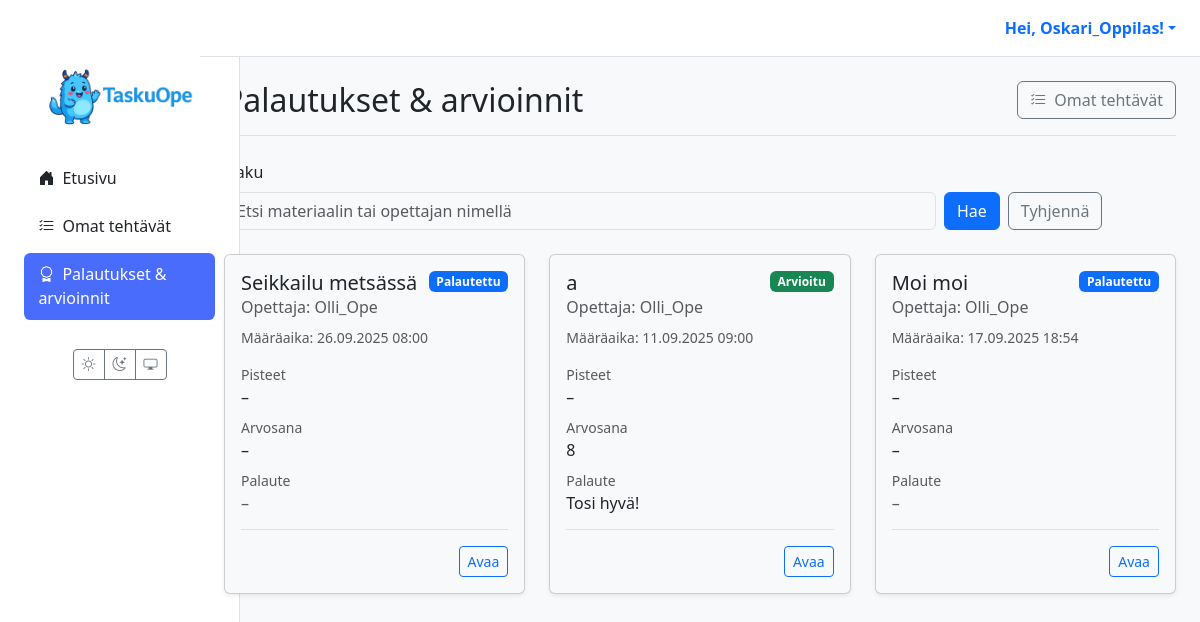
The app's page /oppilas/palautukset/ (signed in), older data.
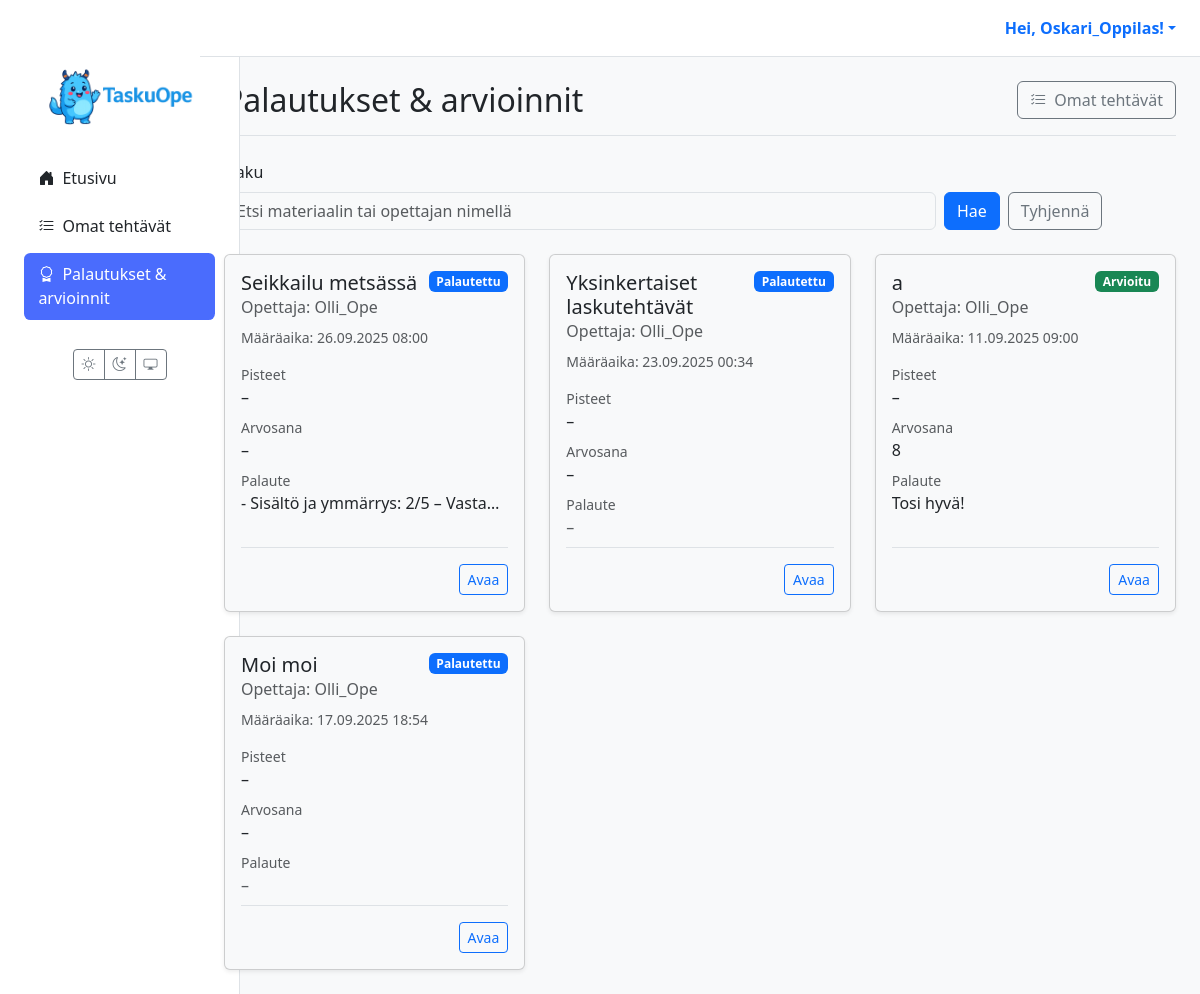
The same page, newer data.
### materials/models.py (models this page shows, shortened)
class Assignment(models.Model):
    class Status(models.TextChoices):
        ASSIGNED = "ASSIGNED", _("Annettu")
        IN_PROGRESS = "IN_PROGRESS", _("Kesken")
        SUBMITTED = "SUBMITTED", _("Palautettu")
        GRADED = "GRADED", _("Arvioitu")
    id = models.UUIDField(primary_key=True, default=uuid.uuid4, editable=False)
    material = models.ForeignKey(Material, on_delete=models.CASCADE, verbose_name=_("Materiaali"))
    student = models.ForeignKey(
        settings.AUTH_USER_MODEL,
        related_name='assignments',
        on_delete=models.CASCADE,
        limit_choices_to={'role': 'STUDENT'},
        verbose_name=_("Oppilas"),
    )
    assigned_by = models.ForeignKey(
        settings.AUTH_USER_MODEL,
        related_name='assigned_tasks',
        on_delete=models.CASCADE,
        limit_choices_to={'role': 'TEACHER'},
        verbose_name=_("Antanut opettaja"),
    )
    due_at = models.DateTimeField(null=True, blank=True, verbose_name=_("Määräaika"))
    status = models.CharField(max_length=20, choices=Status.choices, default=Status.ASSIGNED, verbose_name=_("Tila"))
    draft_response = models.TextField(blank=True, null=True, verbose_name=_("Luonnosvastaus"))
    created_at = models.DateTimeField(auto_now_add=True, verbose_name=_("Luotu"))
    class Meta:
        constraints = [
            models.UniqueConstraint(fields=['material', 'student'], name='unique_assignment_per_student'),
        ]
        indexes = [
            models.Index(fields=['status']),
            models.Index(fields=['due_at']),
            models.Index(fields=['student']),
            models.Index(fields=['assigned_by']),
        ]
        verbose_name = _("Tehtävänanto")
        verbose_name_plural = _("Tehtävänannot")

class Material(models.Model):
    class MaterialType(models.TextChoices):
        TASK = 'tehtävä', _('Tehtävä')
        LEARNING_MATERIAL = 'oppimateriaali', _('Oppimateriaali')
        TEST = 'testi', _('Testi')
        EXAM = 'koe', _('Koe')
        VIDEO = 'video', _('Video')
        GAME = 'peli', _('Peli')
    class Status(models.TextChoices):
        DRAFT = 'DRAFT', _('Luonnos')
        PENDING_APPROVAL = 'PENDING', _('Odottaa hyväksyntää')
        APPROVED = 'APPROVED', _('Hyväksytty')
        REJECTED = 'REJECTED', _('Hylätty')
    GRADE_CHOICES = [(str(i), f"{i}. luokka") for i in range(1, 10)]
    id = models.UUIDField(primary_key=True, default=uuid.uuid4, editable=False)
    title = models.CharField(max_length=255, verbose_name=_("Otsikko"))
    content = models.TextField(
        verbose_name=_("Sisältö"),
        help_text=_("Raakasisältö, esim. AI:n tuottama teksti.")
    )
    structured_content = models.JSONField(
        null=True,
        blank=True,
        verbose_name=_("Jäsennelty sisältö"),
        help_text=_("Esim. monivalinnat tai tehtävän rakenne JSON-muodossa.")
    )
    material_type = models.CharField(
        max_length=50,
        choices=MaterialType.choices,
        default=MaterialType.TASK,
        verbose_name=_("Materiaalin tyyppi"),
    )
    subject = models.CharField(max_length=100, null=True, blank=True, verbose_name=_("Aine"))
    grade_level = models.CharField(
        max_length=20,
        choices=GRADE_CHOICES,
        null=True,
        blank=True,
        verbose_name=_("Luokka-aste"),
    )
    audience = models.JSONField(
        null=True,
        blank=True,
        verbose_name=_("Kohderyhmä"),
        help_text=_("Esim. {'learning_styles': ['visuaalinen'], 'languages': ['fi']}")
    )
    author = models.ForeignKey(
        settings.AUTH_USER_MODEL,
        related_name='authored_materials',
        on_delete=models.CASCADE,
        limit_choices_to={'role': 'TEACHER'},
        verbose_name=_("Tekijä (opettaja)"),
    )
    prompt = models.ForeignKey(
        Prompt,
        on_delete=models.SET_NULL,
        null=True,
        blank=True,
        verbose_name=_("Kehoite"),
    )
    status = models.CharField(
        max_length=50,
        choices=Status.choices,
        default=Status.DRAFT,
        verbose_name=_("Tila"),
    )
    version = models.IntegerField(default=1, verbose_name=_("Versio"))
    parent = models.ForeignKey(
        'self',
        on_delete=models.SET_NULL,
        null=True,
        blank=True,
        related_name='versions',
        verbose_name=_("Edellinen versio"),
    )
    created_at = models.DateTimeField(auto_now_add=True, verbose_name=_("Luotu"))
    updated_at = models.DateTimeField(auto_now=True, verbose_name=_("Päivitetty"))
    class Meta:
        verbose_name = _("Materiaali")
        verbose_name_plural = _("Materiaalit")

class Submission(models.Model):
    class Status(models.TextChoices):
        IN_PROGRESS = 'IN_PROGRESS', _('Kesken')
        SUBMITTED = 'SUBMITTED', _('Palautettu')
    id = models.UUIDField(primary_key=True, default=uuid.uuid4, editable=False)
    assignment = models.ForeignKey('materials.Assignment', on_delete=models.CASCADE, related_name='submissions', verbose_name=_("Tehtävänanto"))
    student = models.ForeignKey(
        settings.AUTH_USER_MODEL,
        on_delete=models.CASCADE,
        limit_choices_to={'role': 'STUDENT'},
        verbose_name=_("Oppilas"),
    )
    status = models.CharField(max_length=20, choices=Status.choices, default=Status.SUBMITTED, verbose_name=_("Tila"))
    grade = models.IntegerField(
        null=True,
        blank=True,
        validators=[MinValueValidator(4), MaxValueValidator(10)],
        help_text=_("Numeroarvosana 4–10"),
        verbose_name=_("Arvosana"),
    )
    score = models.DecimalField(
        max_digits=6,
        decimal_places=2,
        null=True,
        blank=True,
        help_text=_("Saadut pisteet"),
        verbose_name=_("Pisteet"),
    )
    max_score = models.DecimalField(
        max_digits=6,
        decimal_places=2,
        null=True,
        blank=True,
        help_text=_("Maksimipisteet"),
        verbose_name=_("Maksimipisteet"),
    )
    feedback = models.TextField(blank=True, help_text=_("Opettajan palaute"), verbose_name=_("Palaute"))
    response = models.TextField(blank=True, verbose_name=_("Vastaus"))
    created_at = models.DateTimeField(auto_now_add=True, verbose_name=_("Luotu"))
    started_at = models.DateTimeField(auto_now_add=True, verbose_name=_("Aloitettu"))
    submitted_at = models.DateTimeField(null=True, blank=True, verbose_name=_("Palautettu"))
    graded_at = models.DateTimeField(null=True, blank=True, verbose_name=_("Arvioitu"))
    class Meta:
        verbose_name = _("Palautus")
        verbose_name_plural = _("Palautukset")

### users/models.py (models this page shows)
class CustomUser(AbstractUser):
    class Role(models.TextChoices):
        TEACHER = 'TEACHER', 'Teacher'
        STUDENT = 'STUDENT', 'Student'
    role = models.CharField(max_length=50, choices=Role.choices)

### materials/views.py (the view, shortened to what this page needs)
# urls.py: path("oppilas/palautukset/", views.student_grades_view, name="student_grades"),
@login_required(login_url='kirjaudu')
def student_grades_view(request):
    if request.user.role != 'STUDENT':
        return redirect('dashboard')
    q = (request.GET.get('q') or '').strip()
    qs = (Assignment.objects
          .select_related('material', 'assigned_by')
          .filter(student=request.user, status__in=['SUBMITTED', 'GRADED'])
          .order_by('-created_at'))
    paginator = Paginator(qs, 10)
    page_number = request.GET.get('page')
    page_obj = paginator.get_page(page_number)
    return render(request, 'student/grades.html', {
        'assignments': page_obj,
        'q': q,
        'page_obj': page_obj,
        'now': timezone.now(),
    })

### templates/student/grades.html (shortened to what this page needs)
{% extends 'partials/base.html' %}
{% block content %}
<div class="container-fluid">
  <div class="d-flex justify-content-between align-items-center mb-4 border-bottom pb-3">
    <h1 class="h2 mb-0">Palautukset & arvioinnit</h1>
    <a href="{% url 'student_assignments' %}" class="btn btn-outline-secondary">
      <i class="bi bi-list-check me-1"></i> Omat tehtävät
    </a>
  </div>
  <form class="row g-2 align-items-end mb-4" method="get" action=".">
    <div class="col-12 col-md-9">
      <label class="form-label">Haku</label>
      <input class="form-control" type="search" name="q" value="{{ q }}" placeholder="Etsi materiaalin tai opettajan nimellä">
    </div>
    <div class="col-12 col-md-3 d-flex gap-2">
      <button class="btn btn-primary" type="submit">Hae</button>
      <a class="btn btn-outline-secondary" href=".">Tyhjennä</a>
    </div>
  </form>
  <section class="materials-list">
    <div class="row row-cols-1 row-cols-md-2 row-cols-xl-3 g-4">
      {% for a in assignments %}
      {% with sub=a.submissions.last %}
      <div class="col">
        <div class="card h-100 shadow-sm">
          <div class="card-body d-flex flex-column">
            <div class="d-flex justify-content-between align-items-start gap-2">
              <h5 class="card-title mb-1">{{ a.material.title }}</h5>
              <span class="badge
                {% if a.status == 'GRADED' %}bg-success
                {% elif a.status == 'SUBMITTED' %}bg-primary
                {% else %}bg-secondary{% endif %}">
                {{ a.get_status_display }}
              </span>
            </div>
            <p class="card-subtitle mb-2 text-muted">
              Opettaja: {{ a.assigned_by.get_full_name|default:a.assigned_by.username }}
            </p>
            <p class="mb-3 small text-muted">
              Määräaika: {{ a.due_at|date:"d.m.Y H:i"|default:"–" }}
            </p>
            <div class="mb-2">
              <div class="small text-muted">Pisteet</div>
              <div class="fw-medium">
                {% if sub and sub.points_obtained is not None %}
                  {{ sub.points_obtained|floatformat:"-2" }}{% if sub.points_max is not None %} / {{ sub.points_max|floatformat:"-2" }}{% endif %}
                {% else %}–{% endif %}
              </div>
            </div>
            <div class="mb-2">
              <div class="small text-muted">Arvosana</div>
              <div class="fw-medium">{{ sub.grade|default:"–" }}</div>
            </div>
            <div class="mb-2">
              <div class="small text-muted">Palaute</div>
              {% if sub and sub.feedback %}
                <span class="d-inline-block text-truncate" style="max-width: 100%;" title="{{ sub.feedback }}">{{ sub.feedback }}</span>
              {% else %}
                <span class="text-muted">–</span>
              {% endif %}
            </div>
            <div class="mt-auto pt-3 border-top">
              <div class="d-flex justify-content-end">
                <a class="btn btn-sm btn-outline-primary" href="{% url 'assignment_detail' assignment_id=a.id %}">
                  Avaa
                </a>
              </div>
            </div>
          </div>
        </div>
      </div>
      {% endwith %}
      {% empty %}
      <div class="col-12">
        <div class="alert alert-secondary mb-0" role="alert">
          Ei palautettuja tai arvioituja tehtäviä vielä.
        </div>
      </div>
      {% endfor %}
    </div>
  </section>
</div>
{% endblock %}

Row changes from the older to the newer data that the page shows:
changed through a linked row, Assignment "Seikkailu metsässä": submissions.last.feedback (not shown) → "- Sisältö ja ymmärrys: 2/5 – Vasta…"; no longer shows "–"
now on this page (row edited): Assignment: material "Yksinkertaiset laskutehtävät", status "Palautettu", assigned_by.get_full_name "Olli_Ope", due_at "23.09.2025 00:34", submissions.last.grade "–"
